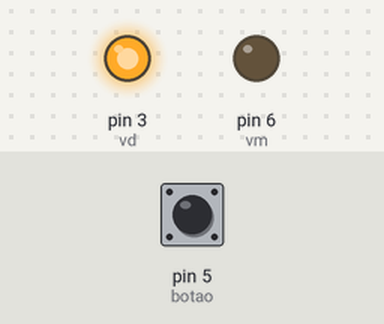
Simulated run of this sketch. Board: Arduino Uno, built with avr-gcc and run on an emulated ATmega328P. Parts: output pins drawn as LEDs (lit = HIGH). The inputs (shaded band) are chosen by the test bench; at power-on: pin 5 (botao) LOW.

Above: at 1.2 s.
1.3 s: pin 5 (botao) pulled HIGH for 0.15 s
At 1.8 s:
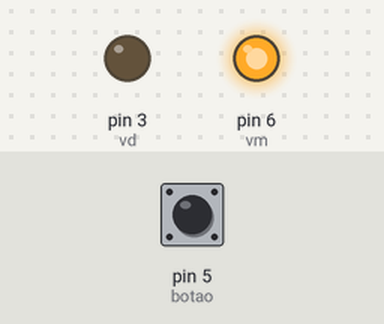
2.9 s: pin 5 (botao) pulled HIGH for 1 s
At 4.2 s:
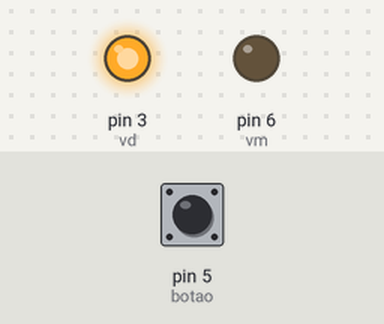
5.4 s: pin 5 (botao) pulled HIGH for 3.2 s
At 6.1 s:
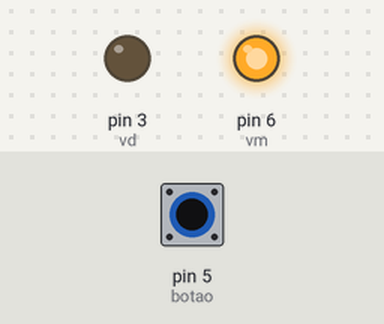
Timing chart, 0 to 8.4 s (numbered marks = the images above; inputs shaded):
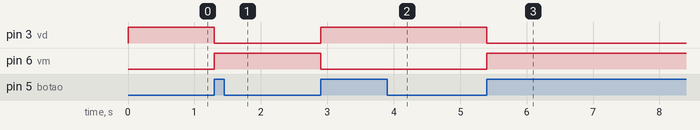

The sketch:

aula5.4_271217.ino
```cpp
const int vm = 6;
const int vd = 3;
const int botao = 5;
int est;
int f1;
int f2;

void setup() {
  // put your setup code here, to run once:
pinMode (vm,OUTPUT);
pinMode (vd,OUTPUT);
pinMode (botao,INPUT);
}

void loop() {
  // put your main code here, to run repeatedly:
  f1 = digitalRead (botao);
if ((f1 == HIGH) && (f2 == LOW)) {
  est = 1 - est;
  //delay (500);
}
f2=f1;
if (est == 1) {
   digitalWrite (vm,HIGH);
   digitalWrite (vd,LOW);
}
else {
   digitalWrite (vm,LOW);
   digitalWrite (vd,HIGH);
}
}
```

Measured:
- after the input at 1.3 s, pin 3 (vd): HIGH → LOW at once; pin 6 (vm): LOW → HIGH at once
- after the input at 2.9 s, pin 3 (vd): LOW → HIGH at once; pin 6 (vm): HIGH → LOW at once
- after the input at 5.4 s, pin 3 (vd): HIGH → LOW at once; pin 6 (vm): LOW → HIGH at once
